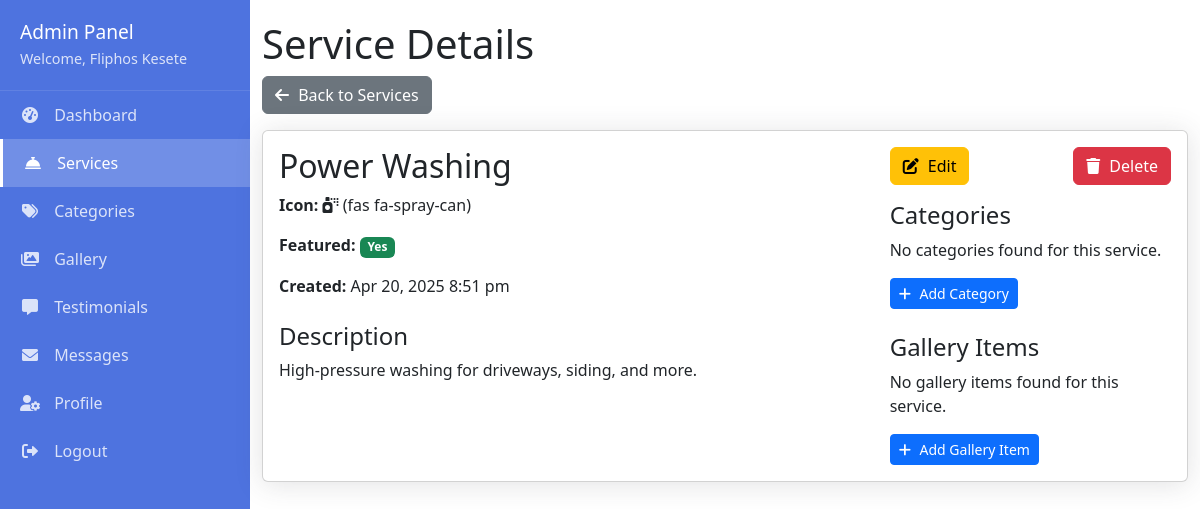
The page /admin/services/view.php?id=3 (signed in) on the database its author committed.
### tables this page shows
CREATE TABLE services (
    id INT AUTO_INCREMENT PRIMARY KEY,
    name VARCHAR(100) NOT NULL,
    description TEXT,
    icon VARCHAR(50),
    featured BOOLEAN DEFAULT FALSE,
    created_at TIMESTAMP DEFAULT CURRENT_TIMESTAMP
);

### admin/services/view.php (the view, shortened to what this page needs)
<?php
include '../includes/header.php';
include '../includes/navbar.php';
$id = $_GET['id'];
$stmt = $pdo->prepare("SELECT * FROM services WHERE id = ?");
$stmt->execute([$id]);
$service = $stmt->fetch();
?>
<div class="container">
    <h1>Service Details</h1>
    <a href="index.php" class="btn btn-secondary mb-3"><i class="fas fa-arrow-left"></i> Back to Services</a>
    <div class="card">
        <div class="card-body">
            <div class="row">
                <div class="col-md-8">
                    <h2><?php echo htmlspecialchars($service['name']); ?></h2>
                    <p><strong>Icon:</strong> <i class="<?php echo htmlspecialchars($service['icon']); ?>"></i> (<?php echo htmlspecialchars($service['icon']); ?>)</p>
                    <p><strong>Featured:</strong>
                        <?php if ($service['featured']): ?>
                            <span class="badge bg-success">Yes</span>
                        <?php else: ?>
                            <span class="badge bg-secondary">No</span>
                        <?php endif; ?>
                    </p>
                    <p><strong>Created:</strong> <?php echo date('M j, Y g:i a', strtotime($service['created_at'])); ?></p>
                    <h4 class="mt-4">Description</h4>
                    <p><?php echo nl2br(htmlspecialchars($service['description'])); ?></p>
                </div>
                <div class="col-md-4">
                    <div class="d-flex justify-content-between mb-3">
                        <a href="edit.php?id=<?php echo $service['id']; ?>" class="btn btn-warning"><i class="fas fa-edit"></i> Edit</a>
                        <form action="delete.php" method="post">
                            <button type="submit" class="btn btn-danger" onclick="return confirm('Are you sure you want to delete this service?')">
                                <i class="fas fa-trash"></i> Delete
                            </button>
                        </form>
                    </div>
                    <h4>Categories</h4>
                    <?php
                    $stmt = $pdo->prepare("SELECT * FROM service_categories WHERE service_id = ?");
                    $stmt->execute([$service['id']]);
                    $categories = $stmt->fetchAll();
                    if ($categories):
                    ?>
                        <ul class="list-group mb-3">
                            <?php foreach ($categories as $category): ?>
                                <li class="list-group-item d-flex justify-content-between align-items-center">
                                    <?php echo htmlspecialchars($category['name']); ?>
                                    <a href="../categories/edit.php?id=<?php echo $category['id']; ?>" class="btn btn-sm btn-outline-secondary">
                                        <i class="fas fa-edit"></i>
                                    </a>
                                </li>
                            <?php endforeach; ?>
                        </ul>
                    <?php else: ?>
                        <p>No categories found for this service.</p>
                    <?php endif; ?>
                    <a href="../categories/add.php?service_id=<?php echo $service['id']; ?>" class="btn btn-sm btn-primary">
                        <i class="fas fa-plus"></i> Add Category
                    </a>
                    <h4 class="mt-4">Gallery Items</h4>
                    <?php
                    $stmt = $pdo->prepare("SELECT * FROM gallery WHERE service_id = ? LIMIT 3");
                    $stmt->execute([$service['id']]);
                    $galleryItems = $stmt->fetchAll();
                    if ($galleryItems):
                    ?>
                        <div class="row g-2 mb-3">
                            <?php foreach ($galleryItems as $item): ?>
                                <div class="col-4">
                                    <img src="<?php echo htmlspecialchars($item['image_path']); ?>" class="img-thumbnail" alt="<?php echo htmlspecialchars($item['caption']); ?>">
                                </div>
                            <?php endforeach; ?>
                        </div>
                    <?php else: ?>
                        <p>No gallery items found for this service.</p>
                    <?php endif; ?>
                    <a href="../gallery/add.php?service_id=<?php echo $service['id']; ?>" class="btn btn-sm btn-primary">
                        <i class="fas fa-plus"></i> Add Gallery Item
                    </a>
                </div>
            </div>
        </div>
    </div>
</div>
<?php include '../includes/footer.php'; ?>

### admin/assets/CSS/admin.css (style rules this page uses)
:root { --primary: #4e73df; --secondary: #858796; --success: #1cc88a; --info: #36b9cc; --warning: #f6c23e; --danger: #e74a3b; --light: #f8f9fc; --dark: #5a5c69; }
body { font-family: 'Nunito', sans-serif; background-color: #f8f9fc; }
.container { flex: 1; padding: 20px; max-width: 1200px; margin: 0 auto; }
.card { border: none; border-radius: 5px; box-shadow: 0 0.15rem 1.75rem 0 rgba(58, 59, 69, 0.15); margin-bottom: 20px; }
.card-body { padding: 20px; }
.btn { display: inline-flex; align-items: center; justify-content: center; padding: 8px 16px; border-radius: 4px; font-weight: 600; cursor: pointer; transition: all 0.3s; border: none; }
.btn i { margin-right: 5px; }
.btn-sm { padding: 5px 10px; font-size: 0.875rem; }
.btn-primary { background: var(--primary); color: white; }
.btn-secondary { background: var(--secondary); color: white; }
.btn-warning { background: var(--warning); color: #212529; }
.btn-danger { background: var(--danger); color: white; }

### rows shown on the page
services: name "Power Washing", icon "fas fa-spray-can", created_at "Apr 20, 2025 8:51 pm", description "High-pressure washing for driveways, siding, and more."

### other values the page prints
$_SESSION['admin_name'] "Fliphos Kesete"
